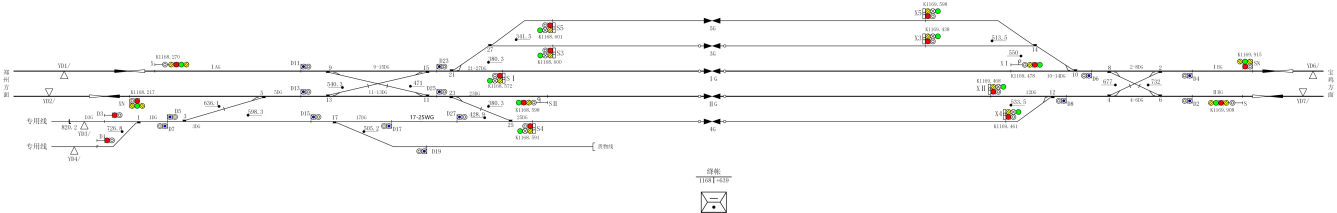
#> input picture test1.jpg, 8021 x 1275 px (shown at 1/6 size)
$ python -i image_processor.py   (imports and definitions only)
#> lines starting #> are read from the running program, lines starting #| are printed output that depends on the picture
import json
import math
import os
import re

import cv2
import numpy as np
import logging
from ocr.find_boundary_dark import find_drak_remove
logger = logging.getLogger("ocr_system")
import os
import cv2
import numpy as np
# from ocr.utils import is_polygon_center_close
from ocr.ocr_engine import OCREngine

def detect_and_whiten_color_with_connected_dark(
    img, dark_threshold=165, debug_name=None, debug_base_path=None
):
    hsv = cv2.cvtColor(img, cv2.COLOR_BGR2HSV)
    h, s, v = hsv[:, :, 0], hsv[:, :, 1], hsv[:, :, 2]

    valid_color = (s >= 50) & (v >= 50)

    color_ranges = {
        'blue': (90, 130),
        'green': (35, 85),
        'yellow': (20, 35),
        'red': [(0, 10), (170, 179)],
    }

    combined_color_mask = np.zeros_like(valid_color, dtype=bool)
    color_masks = {}

    for color_name, h_range in color_ranges.items():
        if isinstance(h_range, list):
            mask = np.zeros_like(valid_color, dtype=bool)
            for h_min, h_max in h_range:
                mask |= (h >= h_min) & (h <= h_max) & valid_color
        else:
            h_min, h_max = h_range
            mask = (h >= h_min) & (h <= h_max) & valid_color

        color_masks[color_name] = mask
        combined_color_mask |= mask

    # 1. 第一步：优先提取并平滑蓝色 mask
    blue_mask = color_masks.get('blue', np.zeros_like(valid_color))
    if np.any(blue_mask):
        kernel = np.ones((3, 3), np.uint8)
        blue_mask_uint8 = cv2.erode(
            blue_mask.astype(np.uint8), kernel, iterations=1
        )
        blue_mask_uint8 = cv2.dilate(blue_mask_uint8, kernel, iterations=1)
        blue_mask = blue_mask_uint8.astype(bool)
        color_masks['blue'] = blue_mask

        # 重新更新总颜色面具
        combined_color_mask = np.zeros_like(valid_color, dtype=bool)
        for m in color_masks.values():
            combined_color_mask |= m.astype(bool)

    # 2. 第二步：提取基础的暗色/黑色区域
    gray = cv2.cvtColor(img, cv2.COLOR_BGR2GRAY)
    black_mask = (gray < dark_threshold).astype(np.uint8)

    # ==================== 核心修改：记录所有线段用于 Debug 绘图 ====================
    bridge_lines = []  # 新增：用来存储所有画好的线段坐标

    if np.any(blue_mask):
        num_labels, labels, stats, centroids = cv2.connectedComponentsWithStats(
            blue_mask.astype(np.uint8), connectivity=8
        )

        h_img, w_img = img.shape[:2]
        all_lines_mask = np.zeros_like(black_mask)

        for i in range(1, num_labels):
            if stats[i, cv2.CC_STAT_AREA] < 4:
                continue

            center_x = int(centroids[i][0])
            center_y = int(centroids[i][1])

            pt1 = (center_x, np.clip(center_y - 18, 0, h_img - 1))
            pt2 = (center_x, np.clip(center_y + 18, 0, h_img - 1))

            # 存储线段供后续 debug 使用
            bridge_lines.append((pt1, pt2))

            cv2.line(black_mask, pt1, pt2, 255, thickness=3)
            cv2.line(all_lines_mask, pt1, pt2, 255, thickness=3)

        combined_color_mask |= all_lines_mask > 0
    # =====================================================================

    # 3. 第三步：让颜色与黑色面具发生碰撞
    kernel = np.ones((3, 3), np.uint8)
    dilated_color_mask = cv2.dilate(
        combined_color_mask.astype(np.uint8), kernel, iterations=2
    )

    touching_mask = (dilated_color_mask > 0) & (black_mask > 0)

    # 4. 第四步：连通域追踪
    num_labels_black, labels_black, stats_cc, centroids_black = (
        cv2.connectedComponentsWithStats(black_mask, connectivity=8)
    )
    connected_black_mask = np.zeros_like(black_mask, dtype=bool)

    for i in range(1, num_labels_black):
        component_mask = labels_black == i
        if np.any(component_mask & touching_mask):
            connected_black_mask |= component_mask

    # ==================== 新增 Debug 导出：保存画了黑线的原图 ====================
    if debug_name is not None and debug_base_path is not None:
        debug_path = debug_base_path
        os.makedirs(debug_path, exist_ok=True)

        # 1. 保存原有的蓝色 Mask
        if np.any(blue_mask):
            blue_mask_vis = (blue_mask * 255).astype(np.uint8)
            cv2.imwrite(
                os.path.join(debug_path, f"{debug_name}_blue_mask.jpg"),
                blue_mask_vis,
            )

        # 2. 核心要求：在原图上画出所有搭桥线并保存
        if len(bridge_lines) > 0:
            line_debug_img = img.copy()
            for pt1, pt2 in bridge_lines:
                # 用纯黑色 (0, 0, 0) 粗度为 3 画线。
                # 提示：如果你觉得黑色在暗色背景里看不清，可以换成鲜艳的红色 (0, 0, 255)
                cv2.line(line_debug_img, pt1, pt2, (0, 0, 0), thickness=3)

            cv2.imwrite(
                os.path.join(debug_path, f"{debug_name}_with_lines.jpg"),
                line_debug_img,
            )
    # =====================================================================

    # 5. 第五步：最终图像涂白渲染
    result_img = img.copy()

    # 先把所有独立颜色区域涂白
    for color_name, mask in color_masks.items():
        if np.sum(mask) > 0:
            result_img[mask.astype(bool)] = [255, 255, 255]

    # 再把总颜色区以及顺藤摸瓜找到的连通黑色区全部涂白
    combined_mask = combined_color_mask | connected_black_mask
    result_img[combined_mask] = [255, 255, 255]

    output_stats = {
        'blue': int(np.sum(color_masks.get("blue", 0))),
        'green': int(np.sum(color_masks['green'])),
        'yellow': int(np.sum(color_masks['yellow'])),
        'red': int(np.sum(color_masks['red'])),
        'dark': int(np.sum(black_mask)),
        'connected_dark': int(np.sum(connected_black_mask)),
    }

    return result_img, output_stats

# 1. 递归转换函数：防止 Numpy 数据导致 JSON 序列化失败
# [23 lines left out: functions convert_numpy_to_list, is_polygon_center_close, not called in this run]

class ImageProcessor:
    # [61 lines left out: functions filter_ocr_results, _is_all_chinese, not called in this run]

    @staticmethod
    def split_image(img_path, window=1000, overlap=300,remove_color=False,clean_img = False):
#> called with img_path = '../test1.jpg', window = 1000, overlap = 300, remove_color = False, clean_img = False
        img = cv2.imread(img_path)
#> img is the input picture: shape (1275, 8021, 3); mean B, G, R 248.1, 248.5, 248.5
        if img is None:
            logger.error("无法读取图像")
            return [], []

        h, w = img.shape[:2]
#> h = 1275; w = 8021
        bordered_img = cv2.copyMakeBorder(
            img, overlap, overlap, overlap, overlap,
            cv2.BORDER_CONSTANT, value=(0, 0, 0)
        )
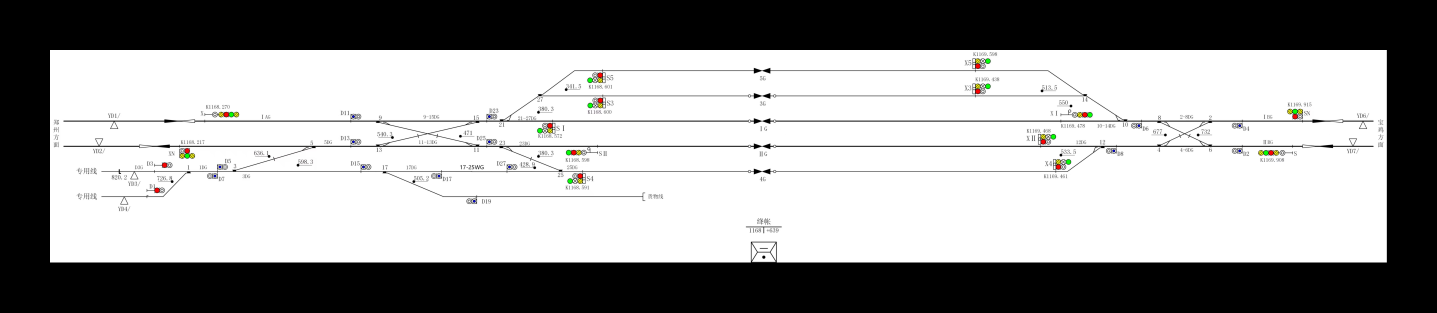
#> bordered_img: shape (1875, 8621, 3) (shown at 1/6 size); mean B, G, R 157, 157.2, 157.2

        bordered_h, bordered_w = bordered_img.shape[:2]
#> bordered_h = 1875; bordered_w = 8621
        img_base_name = os.path.splitext(os.path.basename(img_path))[0]
        splits_img_dir = os.path.join("splits", img_base_name)
        os.makedirs(splits_img_dir, exist_ok=True)
        debug_path = os.path.join(splits_img_dir, "debug")
        os.makedirs(debug_path, exist_ok=True)
        clean_path = os.path.join(splits_img_dir, "clean")
        os.makedirs(clean_path, exist_ok=True)

        infos = []
        valid_paths = []
        step = window - overlap
        idx = 0

        img_size = os.path.getsize(img_path)
        for y in range(overlap, bordered_h, step):
            is_clean=False
            for x in range(overlap, bordered_w, step):
                x2 = min(x + window, bordered_w)
                y2 = min(y + window, bordered_h)
                orig_x, orig_y = x - overlap, y - overlap

                patch = bordered_img[y:y2, x:x2]
                debug_name = f"split_{idx}_{orig_x}_{orig_y}"
                if img_size < 450 * 1024 or remove_color:
                    is_clean = True
                    clean_img = False
                    patch, _ = detect_and_whiten_color_with_connected_dark(patch, debug_name=debug_name, debug_base_path=debug_path)
                    # patch = find_drak_remove(patch, not_save_boundary=True, save_circle=False,
                    #                           remove_light_white=True)
                h_patch, w_patch = patch.shape[:2]

                # --- 正常图保存 ---
                path = os.path.join(splits_img_dir, f"split_{idx}_{orig_x}_{orig_y}.jpg")
                cv2.imwrite(path, patch)
                if clean_img and not is_clean:
                    patch0, _ = detect_and_whiten_color_with_connected_dark(patch, debug_name=debug_name,
                                                                           debug_base_path=debug_path)
                    # patch0 = find_drak_remove(patch0,dark_threshold=190,not_save_boundary=True,save_circle=False,remove_light_white=True)
                    clean_path0 = os.path.join(clean_path, f"split_{idx}_{orig_x}_{orig_y}.jpg")
                    # print(clean_path0)
                    cv2.imwrite(clean_path0, patch0)


                # [14 lines of commented-out code are left out]

                is_white = np.all(patch >= 250)
                if not is_white:
                    # 将图片转为 HSV
                    hsv_patch = cv2.cvtColor(patch, cv2.COLOR_BGR2HSV)
                    h, s, v = cv2.split(hsv_patch)

                    # --- 判断 1: 是否无彩色 ---
                    # S (饱和度) 低于一定阈值（比如 30）通常认为是灰度色
                    # np.max(s) < 30 表示整张图没有任何一个像素有明显的颜色
                    is_grayscale = np.max(s) < 30

                    # --- 判断 2: 黑色像素占比 ---
                    # V (亮度) 低于一定阈值（比如 50）认为是黑色
                    black_mask = v < 50
                    black_pixel_count = np.sum(black_mask)
                    total_pixels = patch.shape[0] * patch.shape[1]
                    black_ratio = black_pixel_count / total_pixels

                    # --- 综合判断 ---
                    # 如果无彩色 且 黑色占比超过一半 (0.5)
                    if is_grayscale and black_ratio > 0.5:
                        is_white = True  # 这里借用变量名，意为“跳过该图”或“标记为无效图”

                infos.append({
                    "path": path,
                    "offset": (orig_x, orig_y)
                })

                if not is_white:
                    valid_paths.append(path)
                idx += 1
#> this loop made 3 passes
#> pass 1, in detect_and_whiten_color_with_connected_dark, `h, s, v = hsv[:, :, 0], hsv[:, :, 1], hsv[:, :, 2]`:
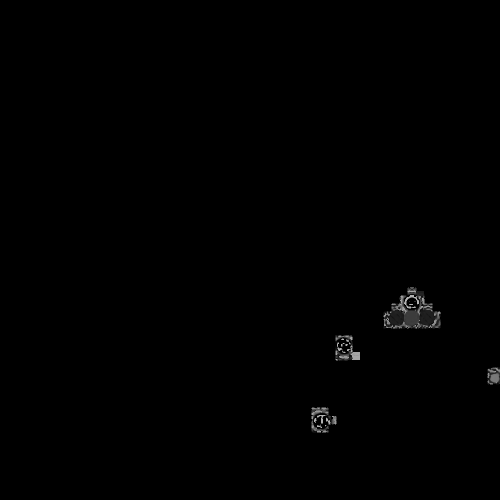
#> h: shape (1000, 1000) (shown at 1/2 size); min 0, max 179, mean 0.8
#> pass 1, in detect_and_whiten_color_with_connected_dark, `h, s, v = hsv[:, :, 0], hsv[:, :, 1], hsv[:, :, 2]`:
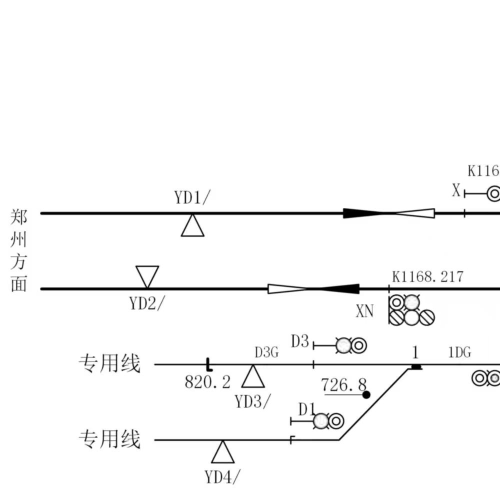
#> v: shape (1000, 1000) (shown at 1/2 size); min 0, max 255, mean 247.6
#> after the loop: black_mask: shape (175, 621) bool; every value is 1
#> after the loop: h: shape (175, 621); every value is 0
#> after the loop: hsv_patch: shape (175, 621, 3); every value is 0
#> after the loop, black_pixel_count = 108675; black_ratio = 1; idx = 36; infos = 36 items; is_grayscale = True; total_pixels = 108675; valid_paths = 23 items, first 6: 'splits/test1/split_0_0_0.jpg', 'splits/test1/split_1_700_0.jpg', 'splits/test1/split_2_1400_0.jpg', 'splits/test1/split_3_2100_0.jpg', 'splits/test1/split_4_2800_0.jpg', 'splits/test1/split_5_3500_0.jpg'

        split_info_path = os.path.join(os.path.dirname(img_path), "split_info.json")
        import json
        with open(split_info_path, 'w') as f:
            json.dump(infos, f)

        logger.info(f"图像切分完成，共 {len(infos)*2} 张，其中非白图 {len(valid_paths)} 张")
        return infos, valid_paths,clean_img

    # [295 lines left out: functions ocr_again, count_non_bw_pixels_along_line, choose_one_sided_extension, extend_opposite_side_for_small_box, not called in this run]

>>> result = ImageProcessor().split_image('../test1.jpg')
